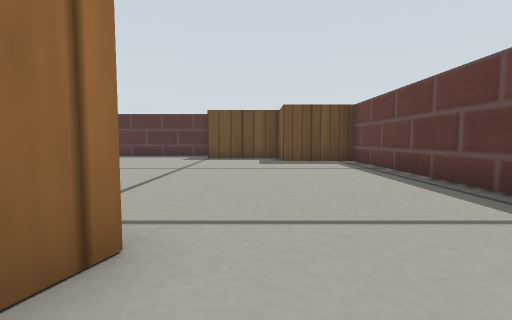
[1] (above)

24 first-person views from a walk through a robot-simulator world made for Gazebo. The camera is 0.15 m above the floor, tilts 4° down and sees 85° across. The floor is counted in squares, 0.2 m on a side. Each view is taken from the middle of a square. On the plan, view 1 faces up. The plan holds only what a view shows up to about 10 squares ahead; the rest is blank. Gazebo's built-in surfaces are drawn with simple patterns.

[2]
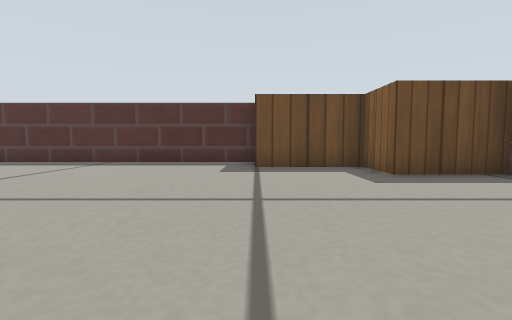

[3]
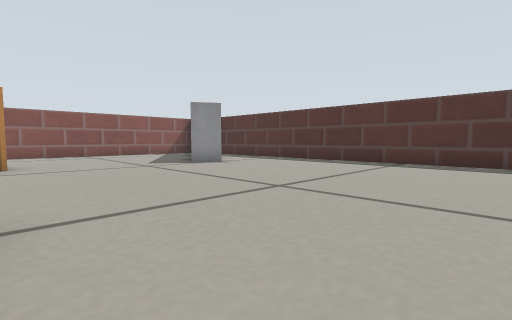

[4]
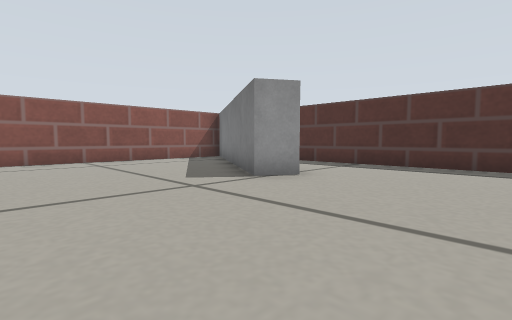

[5]
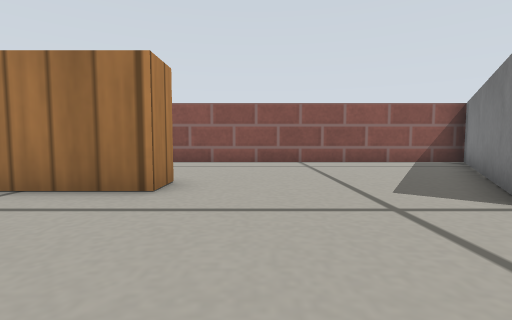

[6]
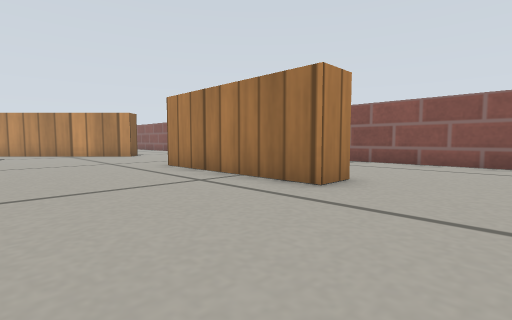

[7]
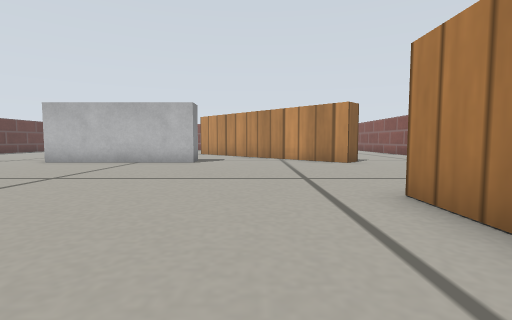

[8]
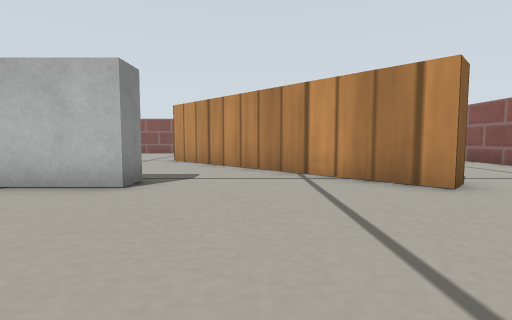

[9]
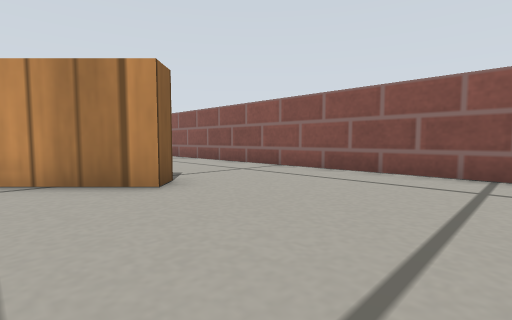

[10]
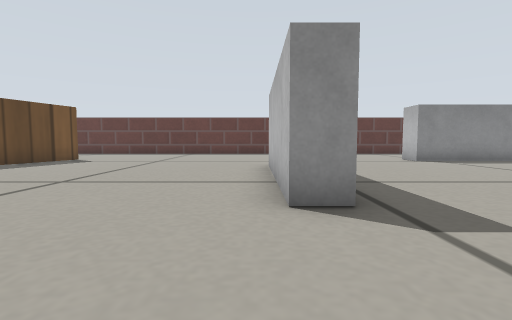

[11]
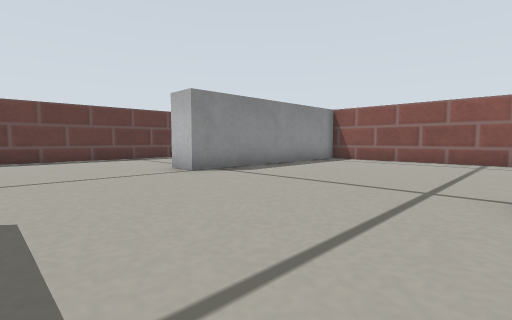

[12]
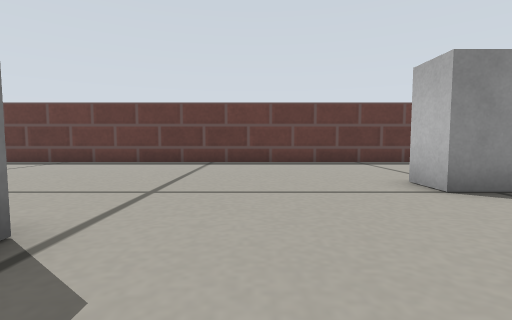

[13]
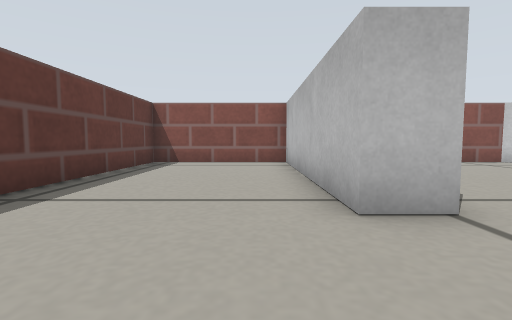

[14]
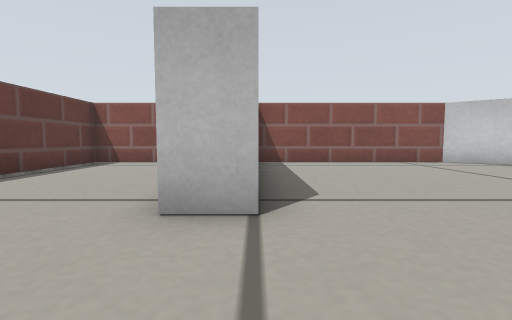

[15]
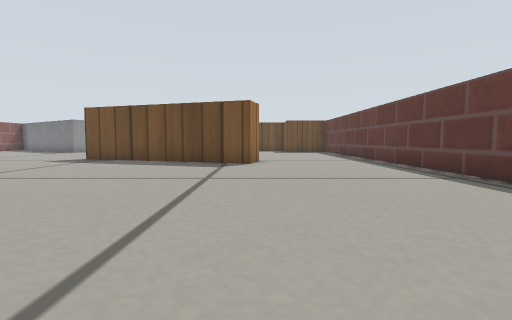

[16]
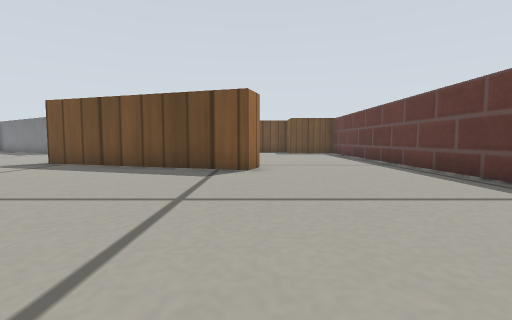

[17]
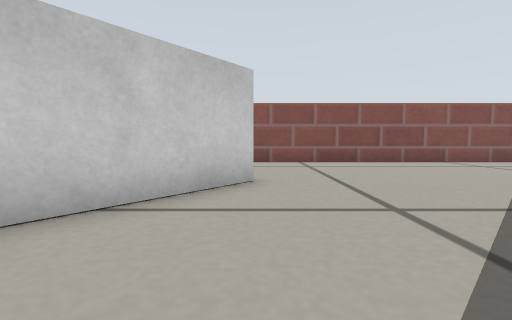

[18]
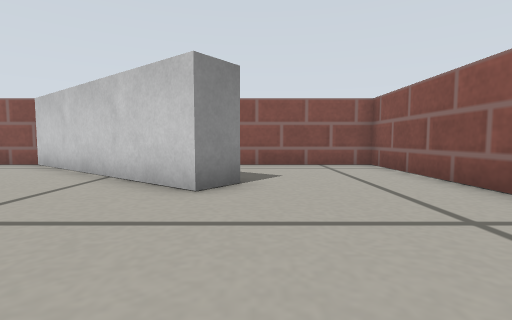

[19]
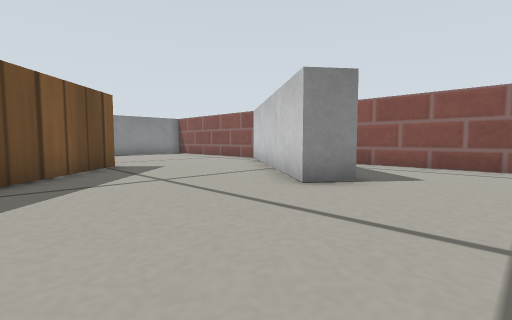

[20]
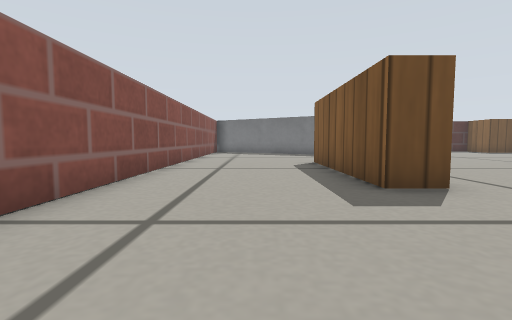

[21]
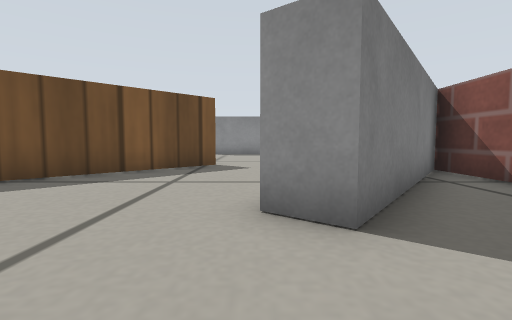

[22]
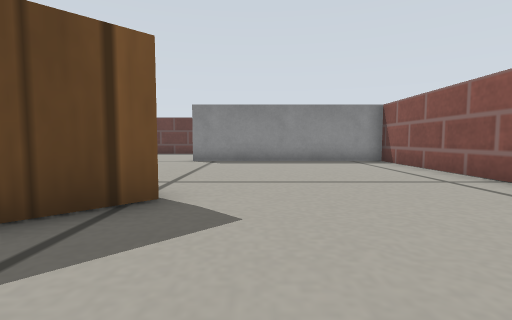

[23]
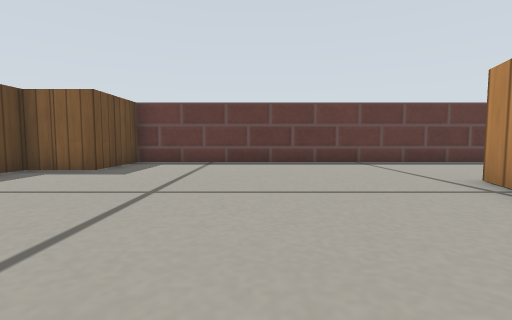

[24]
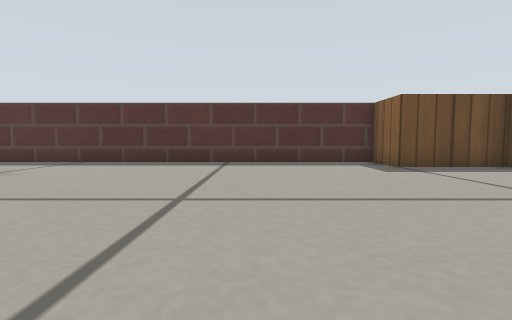

### Floor plan
Points are (right, up) in squares from view 1. A wall is a line through its corners. A room is listed if a view was taken in it or the views show most of it. See-through windows are left out.
Room 1 (views 1, 2, 3, 4, 5, 6, 7, 8, 9, 10, 11, 12, 13, 14, 15, 16, 17, 18, 19, 20, 21, 22, 23, 24)
walls: (-8.9, -7.1) (-8.9, -6.4) (-3.9, -6.4); (-13, -0.7) (-14, -0.7) (-14, 4.5) (-13, 4.5) (-13, -0.7); (-14.6, -6.8) (-14, -6.2) (-8.2, -12.1); (-1.9, 2.1) (-0.9, 1.8) (-1.2, 0.9) (-7.8, 3); (-8.4, -12.9) (-12, -9.3); (-11.6, 9.9) (-12.1, 9.1) (-18.5, 13.1) (-18.5, -18.5) (-10, -18.5) (-14.7, -14.8) (-14.1, -14) (-8.4, -18.5) (-2, -18.5) (-2, -11.7) (-1, -11.7) (-1, -18.5) (3.5, -18.5) (3.5, 10) (1, 10) (1, 11.8) (-2, 11.8) (-2, 13.5) (-14.7, 13.5)

Positions as (right, up) in squares from view 1, and headings:
1: (0, 0), facing up
2: (-2, 4), facing up
3: (-4, 4), facing up-left
4: (-8, 5), facing up-left
5: (-9, 6), facing left
6: (-9, 7), facing down-left
7: (-11, 3), facing down
8: (-11, -2), facing down
9: (-12, -2), facing down-left
10: (-12, -6), facing right
11: (-8, -8), facing down-right
12: (-6, -9), facing right
13: (0, -9), facing down
14: (-2, -9), facing down
15: (-1, -8), facing up
16: (-1, -6), facing up
17: (-9, -14), facing left
18: (-15, -10), facing down
19: (-17, -10), facing down-right
20: (-16, -5), facing up
21: (-17, -14), facing right
22: (-12, -14), facing right
23: (-6, 6), facing right
24: (-6, 4), facing up
